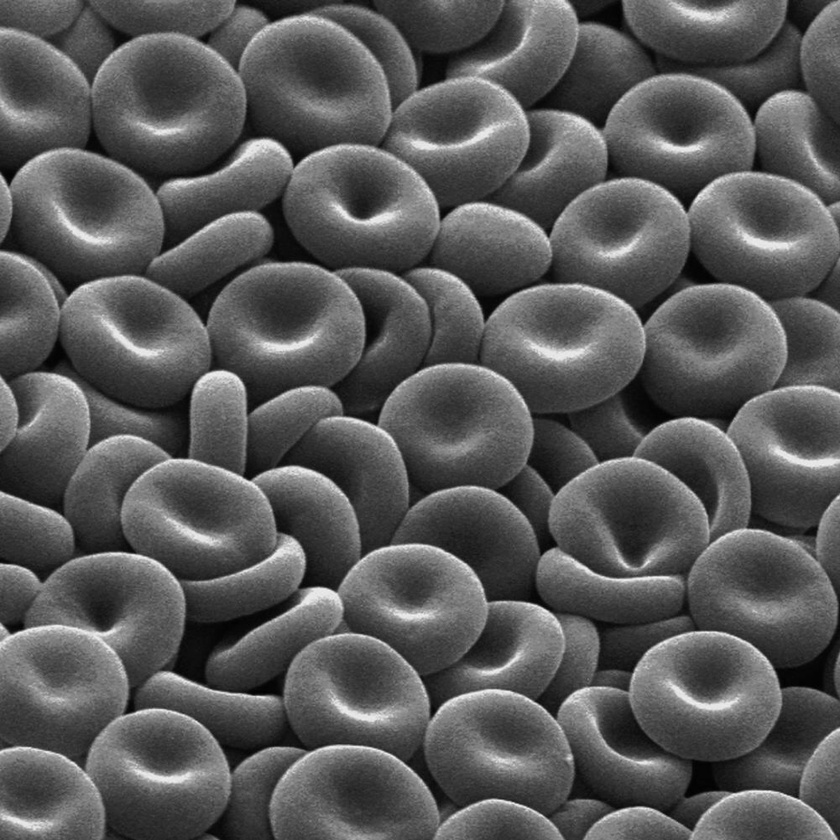
%> input picture Thi_file_goc/hc.jpg, 840 x 840 px, shrunk from 1001 x 1001 before the run
$ octave bai3.m   (GNU Octave 9; MATLAB toolbox functions it lacks are replaced by stand-ins)
%> lines starting %> are read from the running program, lines starting %| are printed output that depends on the picture; in (x1, y1, x2, y2) boxes, pixels count from 0 and x2, y2 are one past the last pixel; in counts of white or black regions, pixels touching at a corner belong together; the program's own positions count from 1
I=imread('hc.jpg');
%> I is the input picture: size 840x840 uint8; min 0, max 242, mean 88.3
BW1 = edge(I,'sobel');
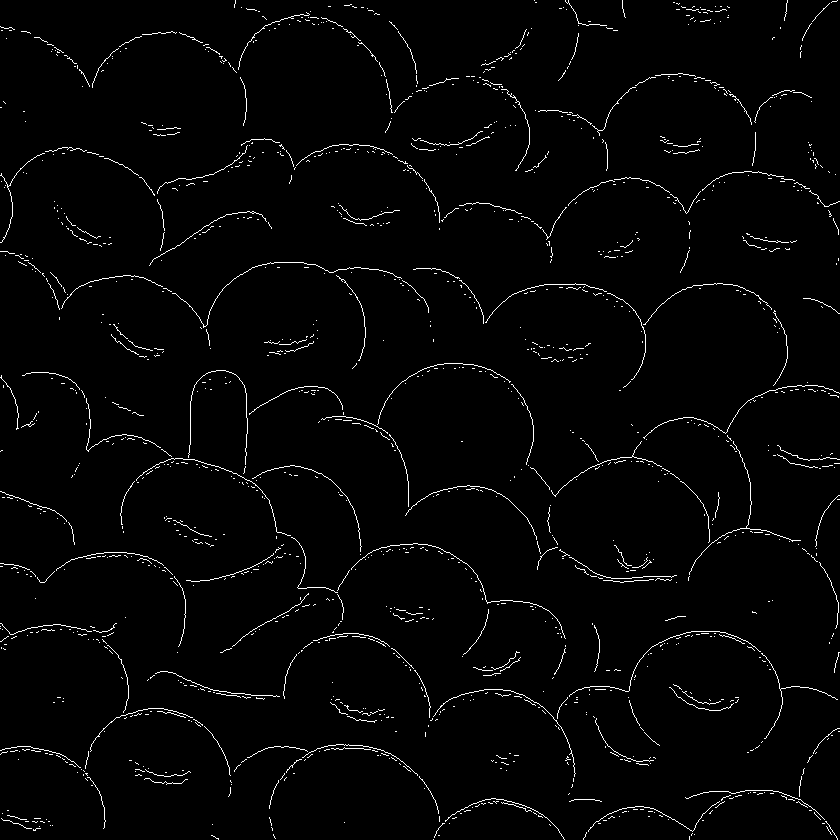
%> BW1: size 840x840 logical; 2.1% white in thin lines or dots
BW2 = edge(I,'canny');
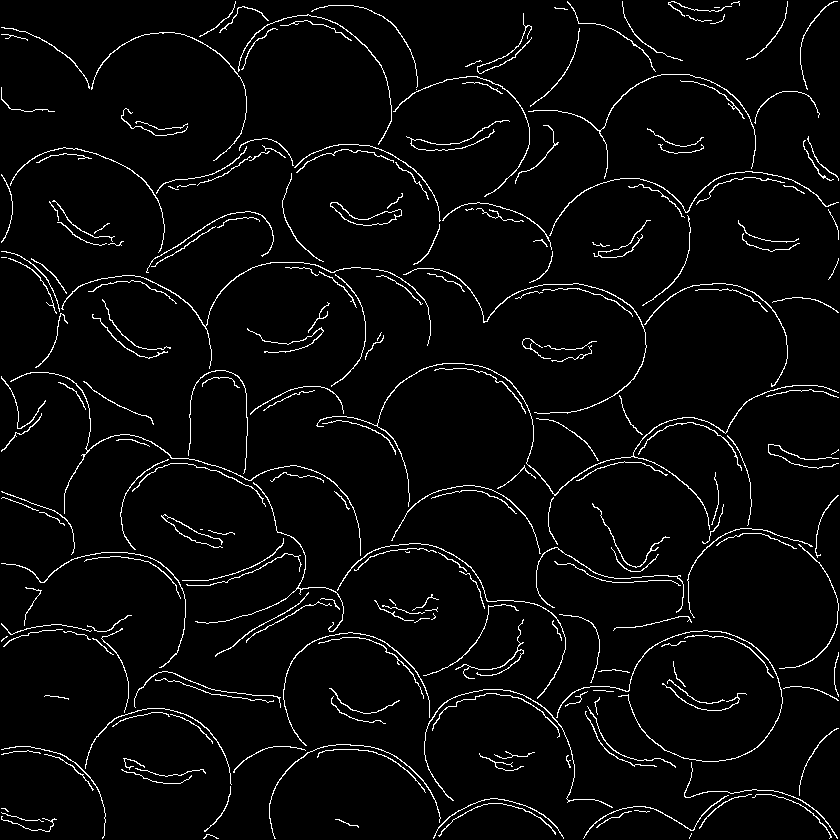
%> BW2: size 840x840 logical; 3.8% white in thin lines or dots
imshow(BW1)
figure, imshow(BW2)

S = qtdecomp(I,0.2)
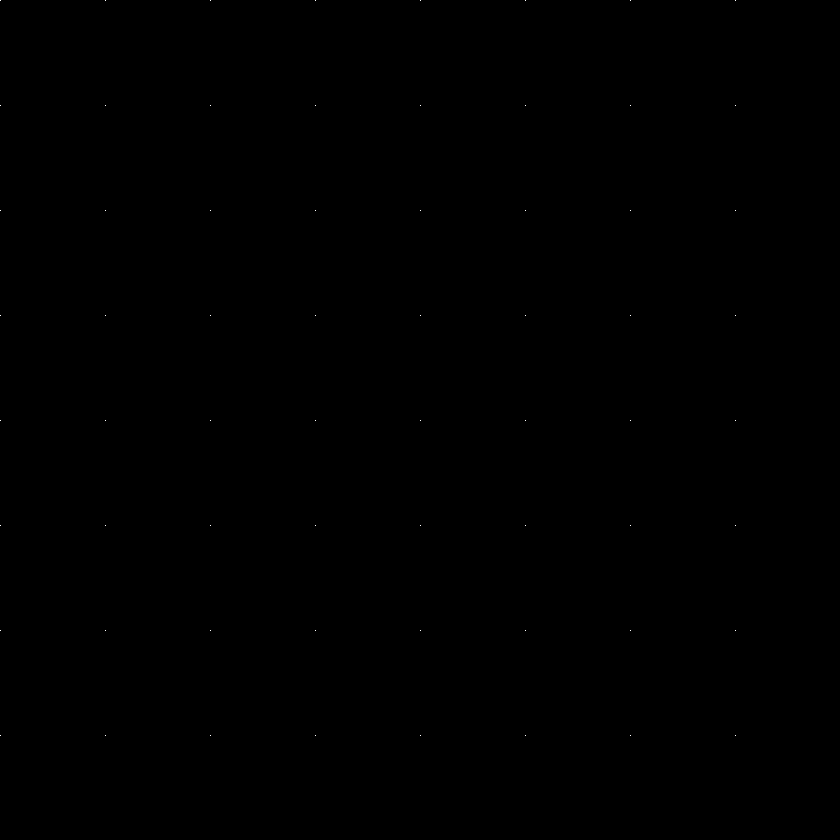
%> S: size 840x840 double; values 0 (black) and 105 (white), 0.01% white in thin lines or dots, all inside (x1, y1, x2, y2) = (0, 0, 736, 736)
